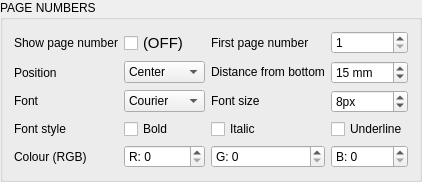
            <widget class="QGroupBox" name="groupBox_10">
             <property name="sizePolicy">
              <sizepolicy hsizetype="Preferred" vsizetype="Fixed">
               <horstretch>0</horstretch>
               <verstretch>0</verstretch>
              </sizepolicy>
             </property>
             <property name="title">
              <string>PAGE NUMBERS</string>
             </property>
             <layout class="QVBoxLayout" name="verticalLayout_18">
              <item>
               <layout class="QGridLayout" name="gridLayout_30">
                <item row="5" column="2">
                 <widget class="QSpinBox" name="g">
                  <property name="prefix">
                   <string>G: </string>
                  </property>
                  <property name="maximum">
                   <number>255</number>
                  </property>
                 </widget>
                </item>
                <item row="3" column="1">
                 <widget class="QComboBox" name="comboBox">
                  <property name="focusPolicy">
                   <enum>Qt::ClickFocus</enum>
                  </property>
                  <item>
                   <property name="text">
                    <string>Courier</string>
                   </property>
                  </item>
                  <item>
                   <property name="text">
                    <string>Helvetica</string>
                   </property>
                  </item>
                  <item>
                   <property name="text">
                    <string>Times</string>
                   </property>
                  </item>
                 </widget>
                </item>
                <item row="0" column="0">
                 <widget class="QLabel" name="label_32">
                  <property name="sizePolicy">
                   <sizepolicy hsizetype="Preferred" vsizetype="Fixed">
                    <horstretch>0</horstretch>
                    <verstretch>0</verstretch>
                   </sizepolicy>
                  </property>
                  <property name="text">
                   <string>Show page number</string>
                  </property>
                 </widget>
                </item>
                <item row="1" column="1">
                 <widget class="QComboBox" name="font_align">
                  <property name="focusPolicy">
                   <enum>Qt::ClickFocus</enum>
                  </property>
                  <item>
                   <property name="text">
                    <string>Center</string>
                   </property>
                  </item>
                  <item>
                   <property name="text">
                    <string>Left</string>
                   </property>
                  </item>
                  <item>
                   <property name="text">
                    <string>Right</string>
                   </property>
                  </item>
                 </widget>
                </item>
                <item row="0" column="3">
                 <widget class="QSpinBox" name="page_starts">
                  <property name="focusPolicy">
                   <enum>Qt::ClickFocus</enum>
                  </property>
                  <property name="toolTip">
                   <string>The number shown on the first page</string>
                  </property>
                  <property name="minimum">
                   <number>1</number>
                  </property>
                  <property name="maximum">
                   <number>100000</number>
                  </property>
                 </widget>
                </item>
                <item row="1" column="0">
                 <widget class="QLabel" name="label_3">
                  <property name="text">
                   <string>Position</string>
                  </property>
                 </widget>
                </item>
                <item row="5" column="0">
                 <widget class="QLabel" name="label_2">
                  <property name="text">
                   <string>Colour (RGB)</string>
                  </property>
                 </widget>
                </item>
                <item row="3" column="2">
                 <widget class="QLabel" name="label_33">
                  <property name="sizePolicy">
                   <sizepolicy hsizetype="Preferred" vsizetype="Fixed">
                    <horstretch>0</horstretch>
                    <verstretch>0</verstretch>
                   </sizepolicy>
                  </property>
                  <property name="text">
                   <string>Font size</string>
                  </property>
                 </widget>
                </item>
                <item row="4" column="1">
                 <widget class="QCheckBox" name="bold">
                  <property name="styleSheet">
                   <string notr="true">QCheckBox::indicator { width: 20px;height:20px };</string>
                  </property>
                  <property name="text">
                   <string>Bold</string>
                  </property>
                 </widget>
                </item>
                <item row="0" column="2">
                 <widget class="QLabel" name="label_34">
                  <property name="sizePolicy">
                   <sizepolicy hsizetype="Preferred" vsizetype="Fixed">
                    <horstretch>0</horstretch>
                    <verstretch>0</verstretch>
                   </sizepolicy>
                  </property>
                  <property name="text">
                   <string>First page number</string>
                  </property>
                 </widget>
                </item>
                <item row="3" column="3">
                 <widget class="QSpinBox" name="font_size">
                  <property name="focusPolicy">
                   <enum>Qt::ClickFocus</enum>
                  </property>
                  <property name="toolTip">
                   <string>Size of the page number text</string>
                  </property>
                  <property name="suffix">
                   <string>px</string>
                  </property>
                  <property name="minimum">
                   <number>1</number>
                  </property>
                  <property name="maximum">
                   <number>72</number>
                  </property>
                  <property name="value">
                   <number>8</number>
                  </property>
                 </widget>
                </item>
                <item row="1" column="2">
                 <widget class="QLabel" name="label_31">
                  <property name="sizePolicy">
                   <sizepolicy hsizetype="Preferred" vsizetype="Fixed">
                    <horstretch>0</horstretch>
                    <verstretch>0</verstretch>
                   </sizepolicy>
                  </property>
                  <property name="text">
                   <string>Distance from bottom</string>
                  </property>
                 </widget>
                </item>
                <item row="1" column="3">
                 <widget class="QSpinBox" name="font_position">
                  <property name="focusPolicy">
                   <enum>Qt::ClickFocus</enum>
                  </property>
                  <property name="toolTip">
                   <string>Distance of the page number from the bottom of the page</string>
                  </property>
                  <property name="suffix">
                   <string> mm</string>
                  </property>
                  <property name="minimum">
                   <number>7</number>
                  </property>
                  <property name="maximum">
                   <number>30</number>
                  </property>
                  <property name="value">
                   <number>15</number>
                  </property>
                 </widget>
                </item>
                <item row="4" column="0">
                 <widget class="QLabel" name="label_35">
                  <property name="sizePolicy">
                   <sizepolicy hsizetype="Preferred" vsizetype="Fixed">
                    <horstretch>0</horstretch>
                    <verstretch>0</verstretch>
                   </sizepolicy>
                  </property>
                  <property name="text">
                   <string>Font style</string>
                  </property>
                 </widget>
                </item>
                <item row="5" column="3">
                 <widget class="QSpinBox" name="b">
                  <property name="prefix">
                   <string>B: </string>
                  </property>
                  <property name="maximum">
                   <number>255</number>
                  </property>
                 </widget>
                </item>
                <item row="0" column="1">
                 <widget class="QCheckBox" name="show_page_no">
                  <property name="font">
                   <font>
                    <pointsize>11</pointsize>
                   </font>
                  </property>
                  <property name="styleSheet">
                   <string notr="true">QCheckBox::indicator { width: 20px;height:20px };</string>
                  </property>
                  <property name="text">
                   <string>(OFF)</string>
                  </property>
                  <property name="iconSize">
                   <size>
                    <width>16</width>
                    <height>16</height>
                   </size>
                  </property>
                 </widget>
                </item>
                <item row="4" column="3">
                 <widget class="QCheckBox" name="underline">
                  <property name="styleSheet">
                   <string notr="true">QCheckBox::indicator { width: 20px;height:20px };</string>
                  </property>
                  <property name="text">
                   <string>Underline</string>
                  </property>
                 </widget>
                </item>
                <item row="3" column="0">
                 <widget class="QLabel" name="label_30">
                  <property name="sizePolicy">
                   <sizepolicy hsizetype="Preferred" vsizetype="Fixed">
                    <horstretch>0</horstretch>
                    <verstretch>0</verstretch>
                   </sizepolicy>
                  </property>
                  <property name="text">
                   <string>Font</string>
                  </property>
                 </widget>
                </item>
                <item row="4" column="2">
                 <widget class="QCheckBox" name="italic">
                  <property name="styleSheet">
                   <string notr="true">QCheckBox::indicator { width: 20px;height:20px };</string>
                  </property>
                  <property name="text">
                   <string>Italic</string>
                  </property>
                 </widget>
                </item>
                <item row="5" column="1">
                 <widget class="QSpinBox" name="r">
                  <property name="prefix">
                   <string>R: </string>
                  </property>
                  <property name="maximum">
                   <number>255</number>
                  </property>
                 </widget>
                </item>
               </layout>
              </item>
             </layout>
            </widget>
